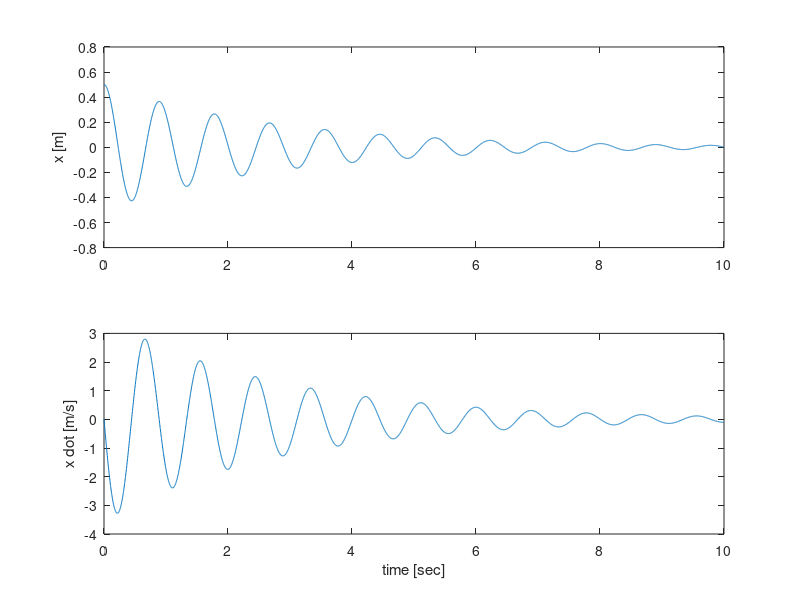

MATLAB code for this plot: (Note: this script raises an error after producing the figure.)

% Creating animation of a mass-spring-damper system

clear;
close all;


%% Simulation of a mass-spring-damter system

% Paramters
m = 1;
k = 50;
wn = sqrt(k/m);
zeta = 0.05;
c = 2*zeta*wn*m;

% Input
u = 0;

% State equation
fcn_x_dot = @(t,x)[x(2);(-c*x(2) - k*x(1) + u)/m];

% Initial values
x_ini = [0.5;0];

% Time duration for Simulation
Tspan = [0, 10];

% Solving State equation by ODE45
opts = odeset('RelTol', 1e-3, 'AbsTol', 1e-3, 'MaxStep', 1e-2);
[tout, x] = ode45(@(t,x)fcn_x_dot(t,x), Tspan, x_ini, opts);

% Plot of Time response
figure('WindowStyle','docked', 'Name', 'Cart Response');
ylabel_tmp = {'x [m]', 'x dot [m/s]'};
for i = 1:2
    subplot(2,1,i)
    plot(tout, x(:,i))
    ylabel(ylabel_tmp{i})
end
xlabel('time [sec]')

set_plot_style_v03(16, 16, 2)


%% Setting Parameters for drawing

% Length of Equilibrium
l_equi = 2;

% Cart
l_w_c = 0.8;    % Width
l_h_c = 0.6;    % Height

% Spring
l_hdl_s = l_equi/10;    % Length of Sides of Spring
num_s = 5;              % Number of turns

% Damper
l_box_d = l_equi/4;     % Width of Dashpot

% Wall & Ground
l_wg_xy = [l_equi + l_w_c;1.5*l_h_c];
p_wg_org = [0;0];
% p_wg_org = [0.2;0.2];

% Struct variable for drawing
param_plot_msd.l_equi = l_equi;
param_plot_msd.l_w_c = l_w_c;
param_plot_msd.l_h_c = l_h_c;
param_plot_msd.l_hdl_s = l_hdl_s;
param_plot_msd.num_s = num_s;
param_plot_msd.l_box_d = l_box_d;
param_plot_msd.p_wg_org = p_wg_org;

% Data for drawing Wall & Ground
p_wg = zeros(2,3);
p_wg(:,1) = [0;l_wg_xy(2)];
p_wg(:,2) = [0;0];
p_wg(:,3) = [l_wg_xy(1);0];
p_wg = p_wg + p_wg_org;


%% Plot: Initial situation
figure('WindowStyle','docked', 'Name', 'Drawing');
plot(p_wg(1,:), p_wg(2,:))
hold on
h_plot_msd = func_plot_msd(l_equi, param_plot_msd);
axis equal

for i = 1:numel(h_plot_msd)
    h_plot_msd(i).LineWidth = 2;
end

set_plot_style_v03(16, 16, 2)


%% Creating Animation

close all;

% Resampling for Animation
fs_ani = 20;    % Sampling rate
[tout_ani, p_cart_x_ani] = func_resample_v02(tout, x(:,1), 1/fs_ani);   % Resampling with Sampling rate
num_frame_ani = numel(tout_ani);    % Number of Data in Animation

% Struct variable for Making a movie file
Mov(num_frame_ani) = struct('cdata',[],'colormap',[]);

% Ranges of Plot
range_x = [-0.25, 3];
range_y = [-0.25, 1];

% Plots at All Time steps
figure;
for i = 1:num_frame_ani

    p_cart_x = l_equi + p_cart_x_ani(i);

    h_plot_ref = plot(l_equi*[1, 1], range_y, '--', 'LineWidth', 2);
    hold on
    h_plot_wg  = plot(p_wg(1,:), p_wg(2,:), 'LineWidth', 2);
    h_plot_msd = func_plot_msd(p_cart_x, param_plot_msd);
    hold off

    exp_p_cart = exp(-10*abs(p_cart_x_ani(i))/l_equi);
    cmap_tmp = [1-exp_p_cart, 0, exp_p_cart];

    h_plot_wg.Color = h_plot_ref.Color;
    h_plot_msd(1).Color = h_plot_ref.Color;
    h_plot_msd(2).Color = cmap_tmp;
    h_plot_msd(3).Color = cmap_tmp;

    for j = 1:numel(h_plot_msd)
        h_plot_msd(j).LineWidth = 2;
    end

    grid on
    axis equal

    xlim(range_x)
    ylim(range_y)

    drawnow;
    Mov(i) = getframe(gcf);
    pause(0);

end

% Setting Parameters for Creating a movie file
name_movie = 'test';
vidObj = VideoWriter([name_movie, '.avi']);
vidObj.FrameRate = fs_ani;

% Creating a movie file
open(vidObj)
for i = 1:num_frame_ani
    writeVideo(vidObj , Mov(i).cdata);
end
close(vidObj)


